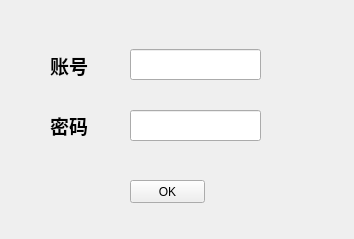
<?xml version="1.0" encoding="UTF-8"?>
<ui version="4.0">
 <class>regist</class>
 <widget class="QWidget" name="regist">
  <property name="geometry">
   <rect>
    <x>0</x>
    <y>0</y>
    <width>354</width>
    <height>239</height>
   </rect>
  </property>
  <property name="windowTitle">
   <string>注册</string>
  </property>
  <widget class="QLabel" name="label">
   <property name="geometry">
    <rect>
     <x>50</x>
     <y>50</y>
     <width>71</width>
     <height>31</height>
    </rect>
   </property>
   <property name="font">
    <font>
     <family>Agency FB</family>
     <pointsize>14</pointsize>
     <weight>75</weight>
     <bold>true</bold>
    </font>
   </property>
   <property name="text">
    <string>账号</string>
   </property>
  </widget>
  <widget class="QLabel" name="label_2">
   <property name="geometry">
    <rect>
     <x>50</x>
     <y>110</y>
     <width>71</width>
     <height>31</height>
    </rect>
   </property>
   <property name="font">
    <font>
     <family>Agency FB</family>
     <pointsize>14</pointsize>
     <weight>75</weight>
     <bold>true</bold>
    </font>
   </property>
   <property name="text">
    <string>密码</string>
   </property>
  </widget>
  <widget class="QLineEdit" name="userid">
   <property name="geometry">
    <rect>
     <x>130</x>
     <y>49</y>
     <width>131</width>
     <height>31</height>
    </rect>
   </property>
  </widget>
  <widget class="QLineEdit" name="userpassword">
   <property name="geometry">
    <rect>
     <x>130</x>
     <y>110</y>
     <width>131</width>
     <height>31</height>
    </rect>
   </property>
  </widget>
  <widget class="QPushButton" name="pushButton">
   <property name="geometry">
    <rect>
     <x>130</x>
     <y>180</y>
     <width>75</width>
     <height>23</height>
    </rect>
   </property>
   <property name="text">
    <string>OK</string>
   </property>
  </widget>
 </widget>
 <resources/>
 <connections/>
</ui>
